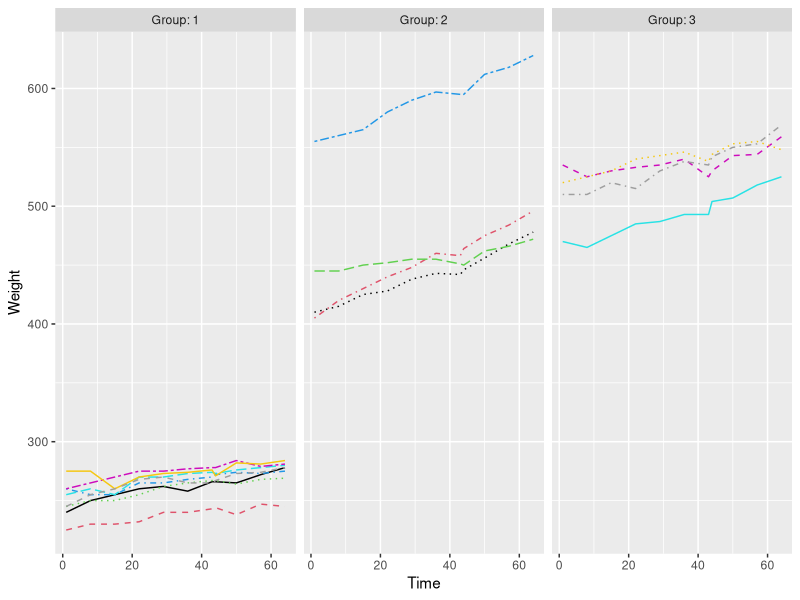
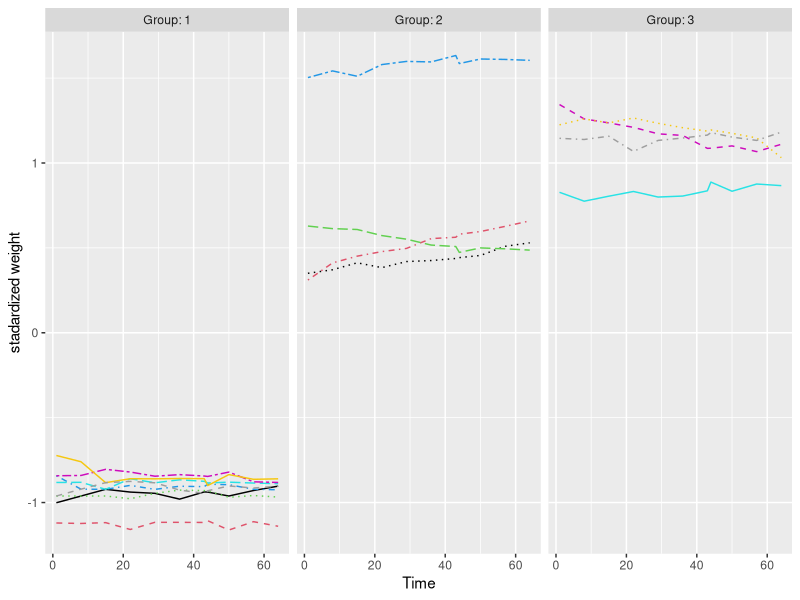
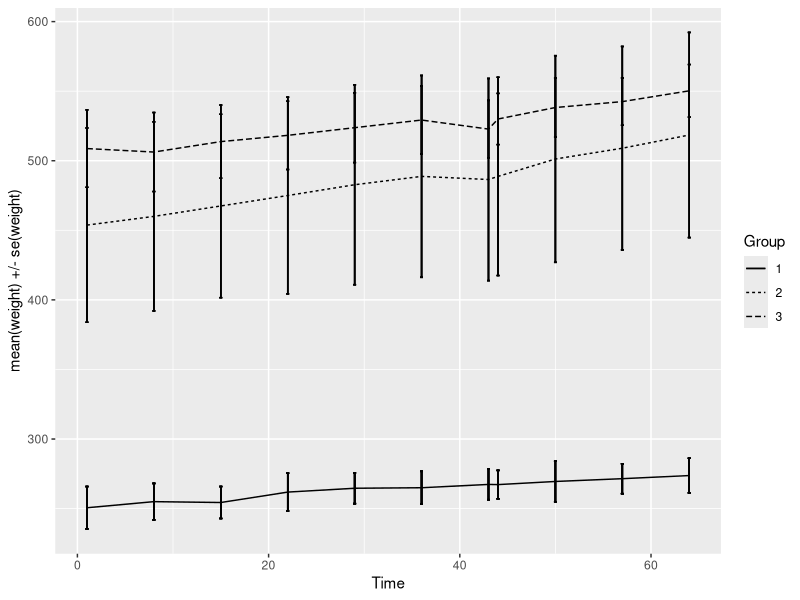
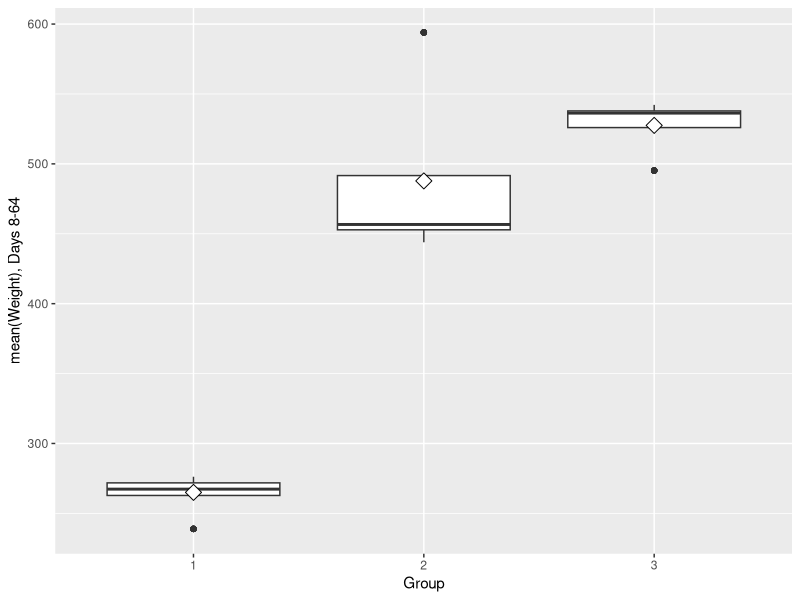
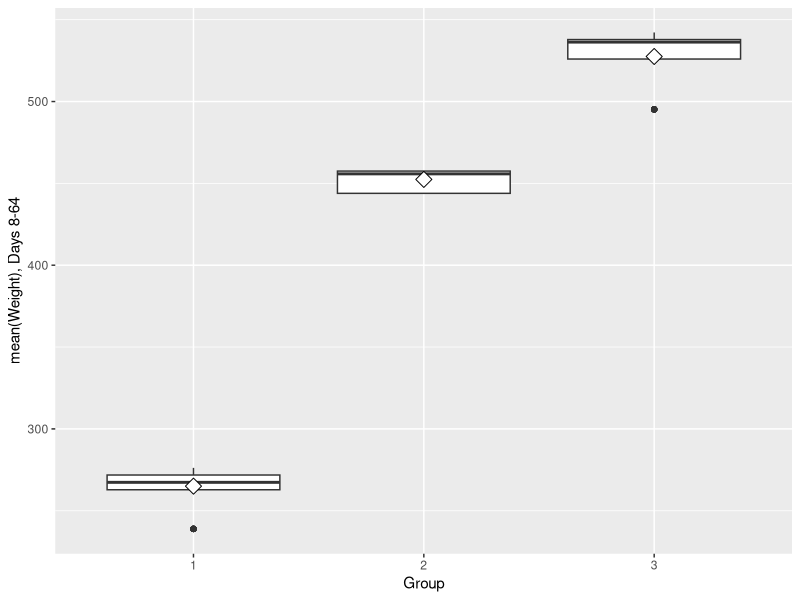
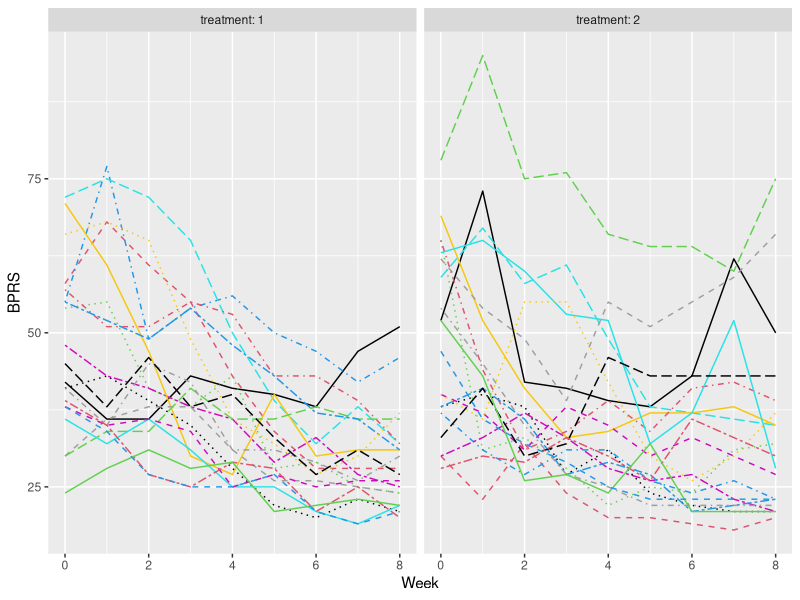

The R script that drew these images, in order:
## ---- chunk 1
library(tidyverse)
library(lme4)
BPRSL <- read_csv("data/BPRSL.csv", show_col_types = FALSE) %>% 
  mutate(treatment = factor(treatment)) %>% 
  mutate(subject = factor(subject)) 
RATSL <- read_csv("data/RATSL.csv", show_col_types = FALSE) %>% 
  mutate(ID = factor(ID)) %>% 
  mutate(Group = factor(Group))
## ---- chunk 2
RATSL %>% 
  ggplot(aes(x = Time, y = Weight, linetype = ID, color = ID)) +
  geom_line() +
  # fix line types across individuals
  scale_linetype_manual(values = rep(1:length(unique(RATSL$ID)), 3)) +
  # add color to better distinguish between individuals
  scale_color_manual(values = rep(1:length(unique(RATSL$ID)), 3)) + 
  # set plots apart across Group
  facet_grid(. ~ Group, labeller = label_both) +
  # remove legend
  theme(legend.position = "none") + 
  # set scale y-axis 
  scale_y_continuous(limits = c(min(RATSL$Weight), max(RATSL$Weight)))
## ---- chunk 3
RATSL <- RATSL %>%
  group_by(Time) %>%
  mutate(stdwght = (Weight - mean(Weight))/sd(Weight)) %>%
  ungroup()
## ---- chunk 4
RATSL %>% 
  ggplot(aes(x = Time, y = stdwght, linetype = ID, color = ID)) +
  geom_line() +
  # fix line types across individuals
  scale_linetype_manual(values = rep(1:length(unique(RATSL$ID)), 3)) +
  # add color to better distinguish between individuals
  scale_color_manual(values = rep(1:length(unique(RATSL$ID)), 3)) + 
  # set plots apart across Group
  facet_grid(. ~ Group, labeller = label_both) +
  # remove legend
  theme(legend.position = "none") + 
  # set scale y-axis 
  scale_y_continuous(name = "stadardized weight",
                     limits = c(min(RATSL$stdwght), max(RATSL$stdwght)))
## ---- chunk 5
RATSL %>%
  group_by(Group, Time) %>%
  # no need to use summarise() here if data is grouped
  mutate(mean = mean(Weight),
         se = sd(Weight)) %>% 
  ungroup() %>% 
  ggplot(aes(x = Time, y = mean, linetype = Group)) +
  geom_line() +
  geom_errorbar(aes(ymin=mean-se, ymax=mean+se, linetype="1"), width=0.3) +
  scale_y_continuous(name = "mean(weight) +/- se(weight)")
## ---- chunk 6
RATSL %>%
  filter(Time > 1) %>%
  group_by(Group, ID) %>%
  mutate(mean=mean(Weight)) %>%
  ungroup() %>% 
  ggplot(aes(x = Group, y = mean)) +
  geom_boxplot() +
  stat_summary(fun = "mean", geom = "point", shape=23, size=4, fill = "white") +
  scale_y_continuous(name = "mean(Weight), Days 8-64")
## ---- chunk 7
RATSL %>%
  filter(Time > 1) %>%
  group_by(Group, ID) %>%
  mutate(mean=mean(Weight)) %>%
  ungroup() %>% 
  # filter out the possible outlier
  filter(mean < max(mean)) %>% 
  ggplot(aes(x = Group, y = mean)) +
  geom_boxplot() +
  stat_summary(fun = "mean", geom = "point", shape=23, size=4, fill = "white") +
  scale_y_continuous(name = "mean(Weight), Days 8-64")
## ---- chunk 8
anova_data <- RATSL %>%
  filter(Time > 1) %>%
  group_by(Group, ID) %>%
  summarise(mean=mean(Weight)) %>%
  ungroup() %>% 
  # filter out the possible outlier
  filter(mean < max(mean)) %>% 
  filter(Group%in%c(2,3))

t.test(mean ~ Group, data=anova_data,var.equal=TRUE)
## ---- chunk 9
ols_data <- RATSL %>%
  filter(Time > 1) %>%
  group_by(Group, ID) %>%
  summarise(mean=mean(Weight)) %>%
  ungroup() %>% 
  #add baseline group
  mutate(baseline = RATSL %>% filter(Time==1) %>% pull(Weight))

fit <- lm(mean ~ Group + baseline, data = ols_data)
summary(fit)
anova(fit)
## ---- chunk 10
BPRSL %>% 
  ggplot(aes(x=Week, y=BPRS, linetype=subject, color=subject)) +
  geom_line() +
  # fix line types across individuals
  scale_linetype_manual(values = rep(1:length(unique(BPRSL$subject)), 2)) +
  # add color to better distinguish between individuals
  scale_color_manual(values = rep(1:length(unique(BPRSL$subject)), 2)) + 
  # set plots apart across Group
  facet_grid(. ~ treatment, labeller = label_both) +
  # remove legend
  theme(legend.position = "none")
## ---- chunk 11
lm_obj <- lm(BPRS ~ treatment + Week, data = BPRSL)
summary(lm_obj)
## ---- chunk 12
BPRS_ref <- lmer(BPRS ~ Week + treatment + (1 | subject), data = BPRSL, REML = FALSE)
BPRS_ref %>% summary
## ---- chunk 13
BPRS_ref1 <- lmer(BPRS ~ Week + treatment + (Week | subject), data = BPRSL, REML = FALSE)
summary(BPRS_ref1)
## ---- chunk 14
anova(BPRS_ref, BPRS_ref1)
## ---- chunk 15
BPRS_ref2 <- lmer(BPRS ~ Week + treatment + Week*treatment + (Week | subject), data = BPRSL, REML = FALSE)
summary(BPRS_ref2)
anova(BPRS_ref2, BPRS_ref1)
